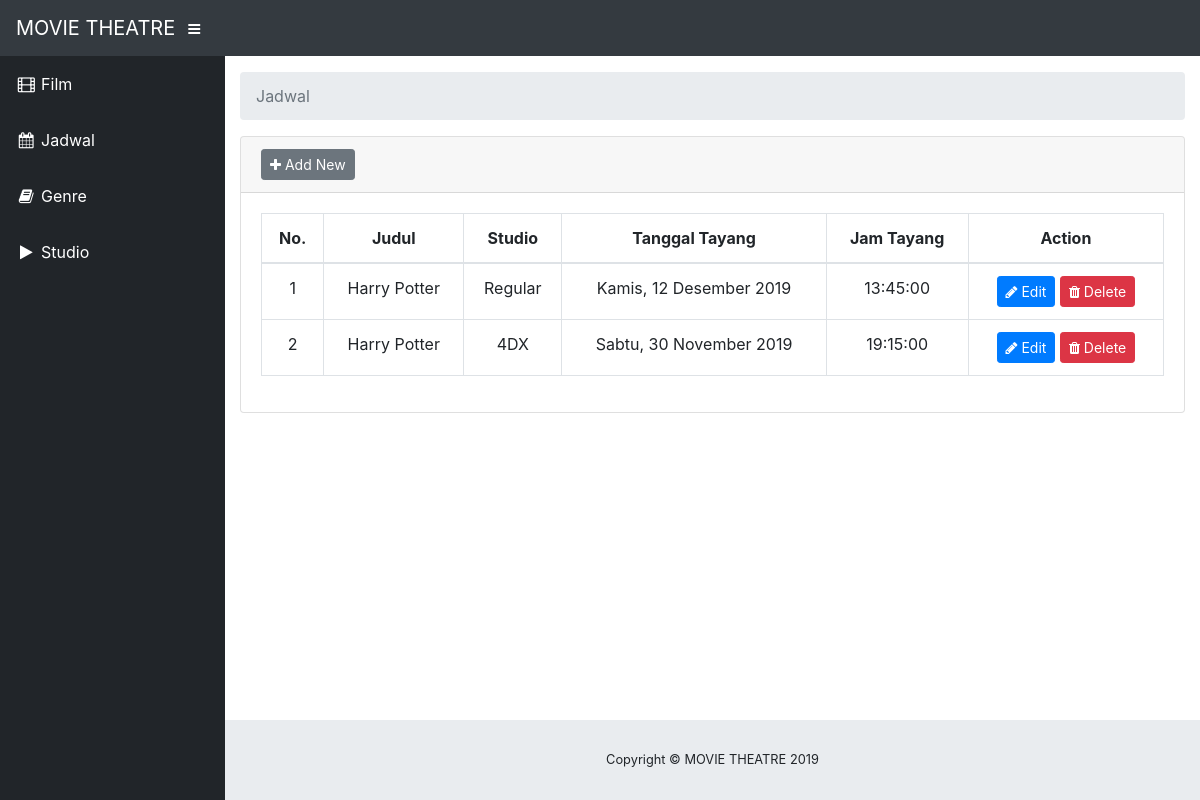
Page /index.php/jadwal on the committed database.
### tables this page shows
CREATE TABLE `tbl_jadwal` (
  `id_jadwal` int(11) UNSIGNED NOT NULL,
  `id_film` int(11) DEFAULT NULL,
  `id_studio` int(11) DEFAULT NULL,
  `tanggal_tayang` date DEFAULT NULL,
  `jam_tayang` time DEFAULT NULL
);

CREATE TABLE `tbl_film` (
  `id_film` int(11) NOT NULL,
  `judul` varchar(100) DEFAULT NULL,
  `id_genre` int(11) DEFAULT NULL,
  `rumah_produksi` varchar(100) DEFAULT NULL,
  `tahun_produksi` year(4) DEFAULT NULL,
  `durasi` time DEFAULT NULL,
  `tanggal_mulai` date DEFAULT NULL,
  `tanggal_selesai` date DEFAULT NULL,
  `sinopsis` varchar(200) DEFAULT NULL,
  `poster` varchar(255) DEFAULT 'default.jpg'
);

CREATE TABLE `tbl_studio` (
  `id_studio` int(11) NOT NULL,
  `nama_studio` varchar(20) DEFAULT NULL
);

### application/controllers/Jadwal.php (called while the page is built, shortened)
<?php
class Jadwal extends CI_Controller
{
    public function __construct()
    {
        $this->load->model("jadwal_model");
        $this->load->library('form_validation');
    }
    public function index()
    {
        $data["jadwal"] = $this->jadwal_model->getAll();
        $this->load->view("jadwal/list_jadwal", $data);
    }
}

### index.php (called while the page is built, shortened)
<?php
require_once BASEPATH.'core/CodeIgniter.php';

### application/models/Jadwal_model.php (called while the page is built, shortened)
<?php defined('BASEPATH') OR exit('No direct script access allowed');
class Jadwal_model extends CI_Model
{
    private $_table = "tbl_jadwal";
    public function getAll()
    {
        $this->db->select('tbl_jadwal.id_jadwal, tbl_film.judul, tbl_studio.nama_studio, tbl_jadwal.tanggal_tayang, tbl_jadwal.jam_tayang');
        $this->db->join('tbl_film','tbl_jadwal.id_film=tbl_film.id_film');
        $this->db->join('tbl_studio','tbl_jadwal.id_studio=tbl_studio.id_studio');
        return $this->db->get($this->_table)->result();
    }
}

### application/helpers/tgl_indo_helper.php (called while the page is built, shortened)
<?php  if ( ! defined('BASEPATH')) exit('No direct script access allowed');
    if ( ! function_exists('bulan'))
    {
        function bulan($bln)
        {
            switch ($bln)
            {
                case 11:
                    return "November";
                    break;
                case 12:
                    return "Desember";
                    break;
            }
        }
    }
    if ( ! function_exists('longdate_indo'))
    {
        function longdate_indo($tanggal)
        {
            $ubah = gmdate($tanggal, time()+60*60*8);
            $pecah = explode("-",$ubah);
            $tgl = $pecah[2];
            $bln = $pecah[1];
            $thn = $pecah[0];
            $bulan = bulan($pecah[1]);
            $nama = date("l", mktime(0,0,0,$bln,$tgl,$thn));
            $nama_hari = "";
            if($nama=="Sunday") {$nama_hari="Minggu";}
            else if($nama=="Monday") {$nama_hari="Senin";}
            else if($nama=="Tuesday") {$nama_hari="Selasa";}
            else if($nama=="Wednesday") {$nama_hari="Rabu";}
            else if($nama=="Thursday") {$nama_hari="Kamis";}
            else if($nama=="Friday") {$nama_hari="Jumat";}
            else if($nama=="Saturday") {$nama_hari="Sabtu";}
            return $nama_hari.', '.$tgl.' '.$bulan.' '.$thn;
        }
    }

### application/views/jadwal/tabel_jadwal.php (the view)
<div class="card mb-3">
	<div class="card-header">
		<a href="<?php echo site_url('jadwal/add') ?>" class="btn btn-secondary btn-sm"><i class="fa fa-plus"></i> Add New</a>
	</div>
	<div class="card-body">
		<div class="table-responsive">
			<table class="table table-hover table-bordered" id="dataTable" width="100%" cellspacing="0">
				<thead align="center">
					<tr>
						<th>No.</th>
						<th>Judul</th>
						<th>Studio</th>
						<th>Tanggal Tayang</th>
						<th>Jam Tayang</th>
						<th>Action</th>
					</tr>
				</thead>
				<tbody align="center">
					<?php $i=1; foreach ($jadwal as $row): ?>
					<tr>
						<td><?php echo $i++ ?></td>
						<td>
							<?php echo $row->judul ?>
						</td>
						<td>
							<?php echo $row->nama_studio ?>
						</td>
						<td>
							<?php echo longdate_indo($row->tanggal_tayang) ?>
						</td>
						<td>
							<?php echo $row->jam_tayang ?>
						</td>
						<td>
							<a href="<?php echo site_url('jadwal/edit/'.$row->id_jadwal) ?>"
							 class="btn btn-sm btn-primary"><i class="fa fa-pencil"></i> Edit</a>
							<a onclick="deleteConfirm('<?php echo site_url('jadwal/delete/'.$row->id_jadwal) ?>')"
							 href="#!" class="btn btn-sm btn-danger"><i class="fa fa-trash"></i> Delete</a>
						</td>
					</tr>
					<?php endforeach; ?>
				</tbody>
			</table>
		</div>
	</div>
</div>

### rows in the picture
tbl_jadwal: id_film.judul "Harry Potter", id_studio.nama_studio "Regular", tanggal_tayang "Kamis, 12 Desember 2019", jam_tayang "13:45:00"
tbl_jadwal: id_film.judul "Harry Potter", id_studio.nama_studio "4DX", tanggal_tayang "Sabtu, 30 November 2019", jam_tayang "19:15:00"

### other values in the picture
SITE_NAME "MOVIE THEATRE"
$segment "Jadwal"
Date('Y') "2019"
